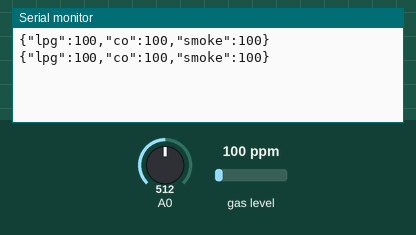
Recording of a sketch running on a simulated Arduino Uno, built with avr-gcc and run on an emulated ATmega328P. Parts: the last lines printed to the serial monitor. The test bench sets the inputs (shaded band); at power-on: gas level 100 ppm, A0 = 512.

Above: at 1.7 s.
1.8 s: gas level set to 20 ppm
At 3.1 s:
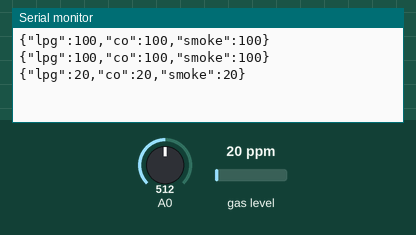
3.3 s: gas level set to 250 ppm
At 4.1 s:
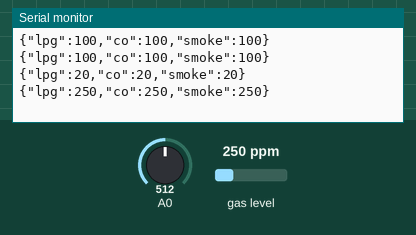
Timing chart, 0 to 6.3 s (numbered marks = the images above; inputs shaded):
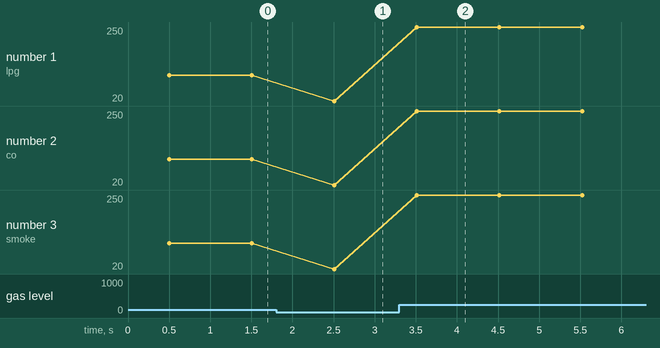

Measured:
- after the input at 1.8 s, the serial monitor: prints a new line after 0.71 s (image 1)
- after the input at 3.3 s, the serial monitor: prints a new line after 0.21 s (image 2)
- plotted number 1: 100 → 20 after the input at 1.8 s, 20 → 250 after the input at 3.3 s
- plotted number 2: 100 → 20 after the input at 1.8 s, 20 → 250 after the input at 3.3 s
- plotted number 3: 100 → 20 after the input at 1.8 s, 20 → 250 after the input at 3.3 s

The sketch:

fetch_data_from_sensor.ino
```cpp
#include <MQ2.h> // Library from github that calculates the values of each gas from the graph
#include <ArduinoJson.h> // Library that converts string to JSON

MQ2 mq2(A0);

void setup() {
  Serial.begin(9600);
  mq2.begin();
}

void loop() {
  int sensorValue = analogRead(A0);

  float lpg = mq2.readLPG(), co = mq2.readCO(), smoke = mq2.readSmoke();

  StaticJsonDocument<200> jsonDoc;
  jsonDoc["lpg"] = lpg;
  jsonDoc["co"] = co;
  jsonDoc["smoke"] = smoke;

  String jsonString;
  serializeJson(jsonDoc,jsonString);

  Serial.println(jsonString);

  delay(1000);
}
```
